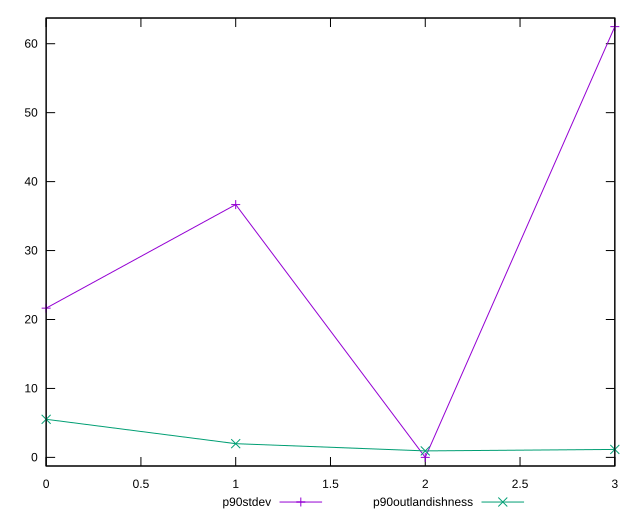

This figure's gnuplot source:
reset

$p90Stdev <<EOF
0 21.645733988697703
1 36.66742114811512
2 0
3 62.47905941633588
EOF

$p90Outlandishness <<EOF
0 5.522500000000001
1 1.9880999999999998
2 0.9409
3 1.1540897959183674
EOF

set key outside below
set xrange [0:3]
set yrange [-1.2495811883267176:63.728640604662594]
set trange [-1.2495811883267176:63.728640604662594]
set terminal svg size 640, 520 enhanced background rgb 'white'
set output "reports/report_00033_2021-03-01T14-23-16.841Z/legacy-javascript/progression/stddev.svg"

plot $p90Stdev title "p90stdev" with linespoints, \
     $p90Outlandishness title "p90outlandishness" with linespoints

reset
